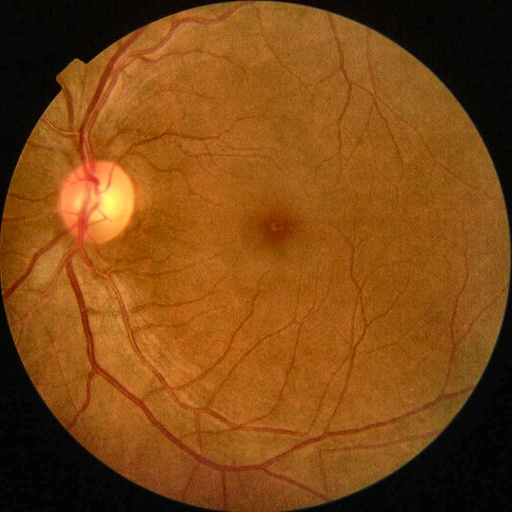
#> input picture Datasets/Aptos/images/0a4e1a29ffff.jpeg, 512 x 512 px
$ python -i preprocess_detection.py   (imports and definitions only)   (older library calls are emulated)
#> lines starting #> are read from the running program, lines starting #| are printed output that depends on the picture; after the words box and inside, x2 and y2 are one past the last pixel; in counts of white or black regions, pixels touching at a corner belong together
import cv2
import numpy as np

# === Black Border Remover ===
def remove_black_border(img, threshold=5):
    gray = cv2.cvtColor(img, cv2.COLOR_BGR2GRAY)
    _, binary = cv2.threshold(gray, threshold, 255, cv2.THRESH_BINARY)
    contours, _ = cv2.findContours(binary, cv2.RETR_EXTERNAL, cv2.CHAIN_APPROX_SIMPLE)
    if not contours:
        return img
    x, y, w, h = cv2.boundingRect(max(contours, key=cv2.contourArea))
    return img[y:y+h, x:x+w]

# === Auto Flip if Left Eye ===
def auto_flip_if_left_eye(img):
    gray = cv2.cvtColor(img, cv2.COLOR_BGR2GRAY)
    h, w = gray.shape
    left = np.mean(gray[:, :w//2])
    right = np.mean(gray[:, w//2:])
    if right > left:
        return cv2.flip(img, 1)
    return img

# === Full Preprocessing ===
def preprocess_detection(img, target_size=(200, 200)):  # 🔥 Changed to 200x200
    if img is None or len(img.shape) != 3 or img.shape[2] != 3:
        return None

    # Blur and brightness checks
    gray = cv2.cvtColor(img, cv2.COLOR_BGR2GRAY)
    if cv2.Laplacian(gray, cv2.CV_64F).var() < 20.0:
        return None
    if np.mean(gray) < 25:
        return None

    img = remove_black_border(img)
    img = auto_flip_if_left_eye(img)

    # CLAHE enhancement
    lab = cv2.cvtColor(img, cv2.COLOR_BGR2LAB)
    l, a, b = cv2.split(lab)
    clahe = cv2.createCLAHE(clipLimit=2.0, tileGridSize=(8, 8))
    l = clahe.apply(l)
    img = cv2.cvtColor(cv2.merge((l, a, b)), cv2.COLOR_LAB2BGR)

    # Glare detection
    glare_mask = cv2.inRange(img, (240, 240, 240), (255, 255, 255))
    contours, _ = cv2.findContours(glare_mask, cv2.RETR_EXTERNAL, cv2.CHAIN_APPROX_SIMPLE)
    if any(cv2.contourArea(c) > 500 for c in contours):
        return None

    # Text/annotation filter
    mask_text = cv2.inRange(img, (220, 220, 220), (255, 255, 255))
    if cv2.countNonZero(mask_text) > 3000:
        return None

    # Dark region filter
    if np.mean(cv2.cvtColor(img, cv2.COLOR_BGR2GRAY) > 10) < 0.2:
        return None

    # Resize to 200x200 🔥
    img = cv2.resize(img, target_size, interpolation=cv2.INTER_AREA)

    # Normalize to [0, 1] 🔥
    img = img.astype(np.float32) / 255.0


    return img

>>> import cv2
>>> picture = cv2.imread('../../Datasets/Aptos/images/0a4e1a29ffff.jpeg')
#> picture is the input picture: shape (512, 512, 3); mean B, G, R 20.3, 72.6, 126.9
>>> result = preprocess_detection(picture)
#> in preprocess_detection, `gray = cv2.cvtColor(img, cv2.COLOR_BGR2GRAY)`:
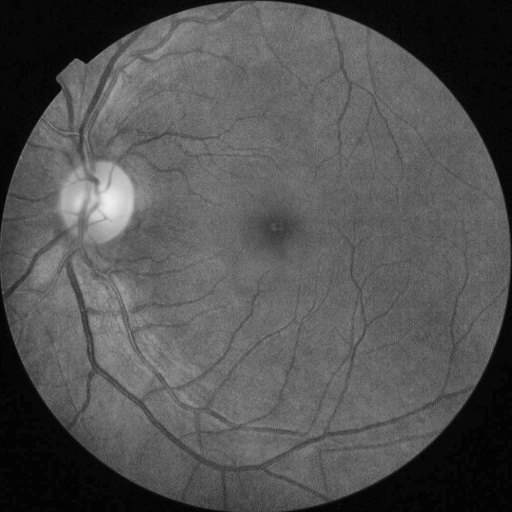
#> gray: shape (512, 512); min 0, max 238, mean 82.9
#> in remove_black_border, `_, binary = cv2.threshold(gray, threshold, 255, cv2.THRESH_BINARY)`:
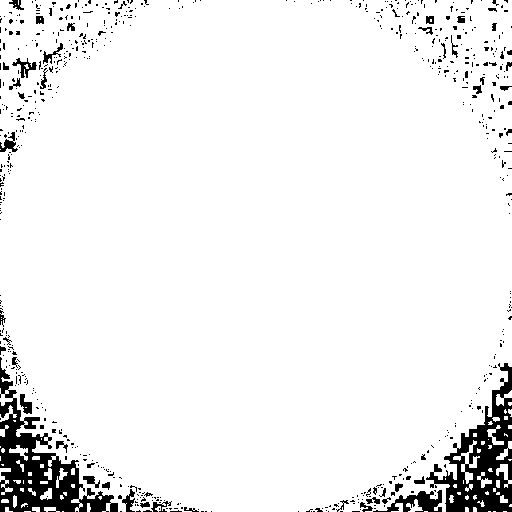
#> binary: shape (512, 512); 93.9% white; 660 black regions (608 under 20 px)
#> in remove_black_border, `contours, _ = cv2.findContours(binary, cv2.RETR_EXTERNAL, cv2.CHAIN_AP..`: contours = 89 contours, 65 with area under 20; largest, box (x1, y1, x2, y2) and area: (0, 0, 512, 512) 246090, (453, 440, 480, 484) 215, (496, 464, 512, 488) 110, (9, 445, 28, 461) 94, (487, 425, 504, 445) 90
#> in remove_black_border, `x, y, w, h = cv2.boundingRect(max(contours, key=cv2.contourArea))`: x = 0; w = 512
#> in auto_flip_if_left_eye, `left = np.mean(gray[:, :w//2])`: left = 86.61
#> in auto_flip_if_left_eye, `right = np.mean(gray[:, w//2:])`: right = 79.11
#> in preprocess_detection, `lab = cv2.cvtColor(img, cv2.COLOR_BGR2LAB)`: lab: shape (512, 512, 3); mean of channels 0, 1, 2 92.2, 146.5, 164.9
#> in preprocess_detection, `l, a, b = cv2.split(lab)`:
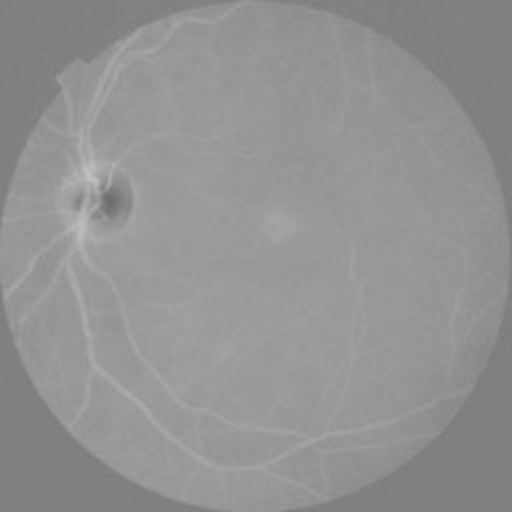
#> a: shape (512, 512); min 108, max 191, mean 146.5
#> in preprocess_detection, `l, a, b = cv2.split(lab)`:
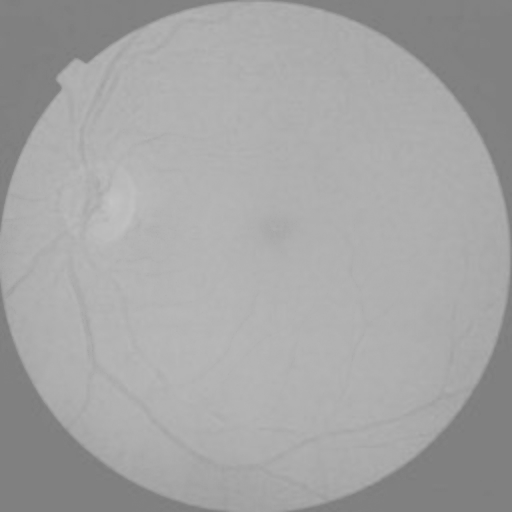
#> b: shape (512, 512); min 124, max 196, mean 164.9
#> in preprocess_detection, `l = clahe.apply(l)`:
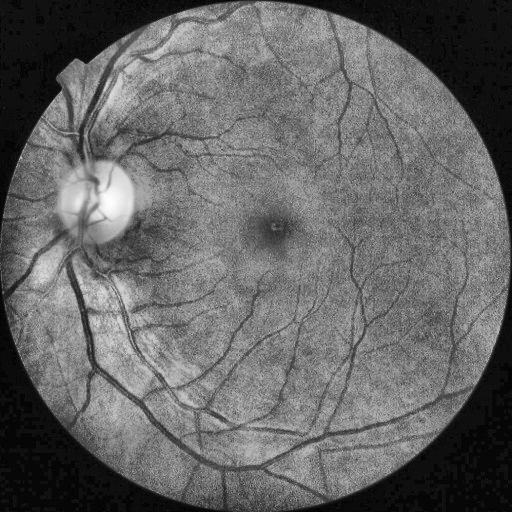
#> l: shape (512, 512); min 1, max 253, mean 101.7
#> in preprocess_detection, `img = cv2.cvtColor(cv2.merge((l, a, b)), cv2.COLOR_LAB2BGR)`:
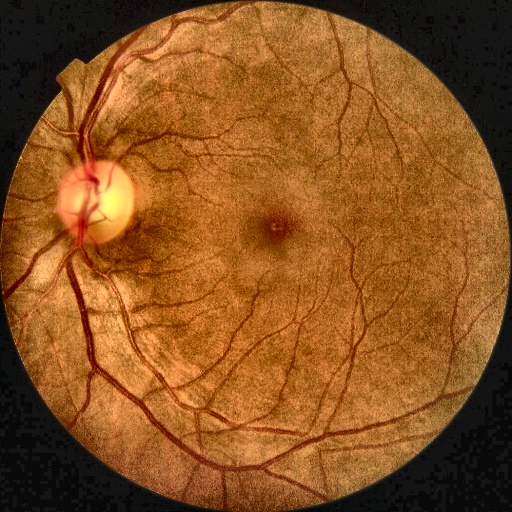
#> img: shape (512, 512, 3); mean B, G, R 31.2, 82.5, 137.9
#> in preprocess_detection, `glare_mask = cv2.inRange(img, (240, 240, 240), (255, 255, 255))`: glare_mask: shape (512, 512); every value is 0
#> in preprocess_detection, `contours, _ = cv2.findContours(glare_mask, cv2.RETR_EXTERNAL, cv2.CHAI..`: contours = []
#> in preprocess_detection, `img = cv2.resize(img, target_size, interpolation=cv2.INTER_AREA)`:
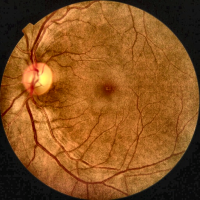
#> img: shape (200, 200, 3); mean B, G, R 31.2, 82.5, 137.9
